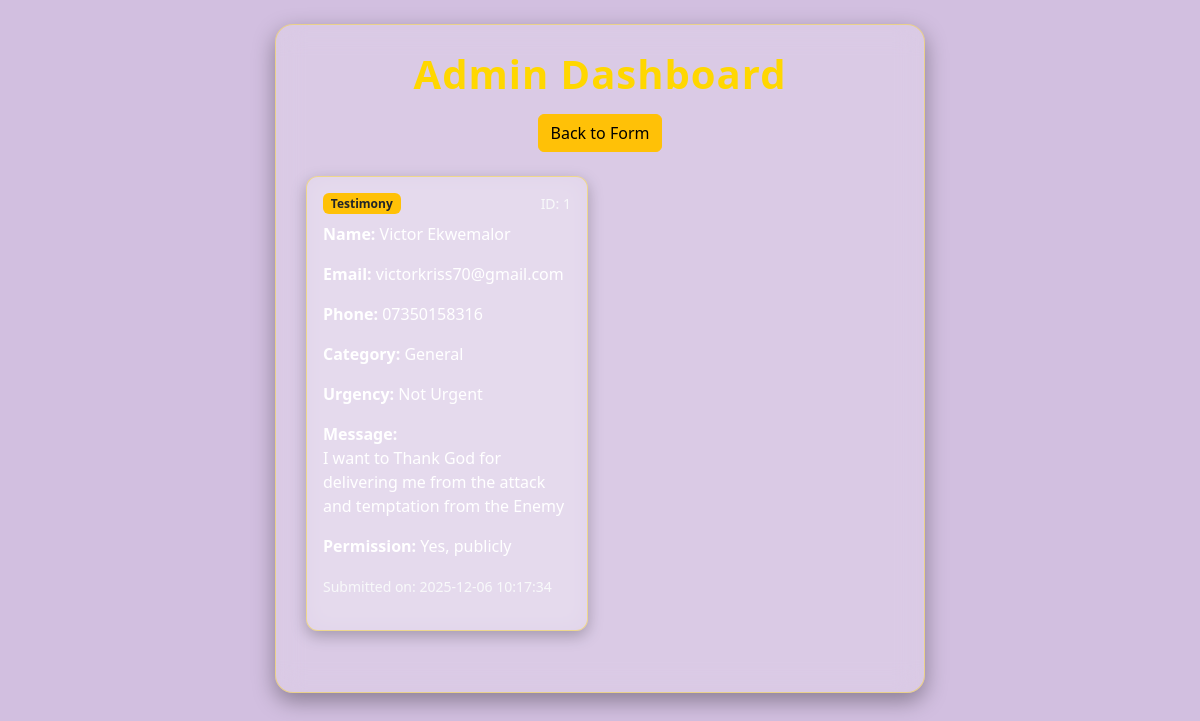
The page /admin on the database its author committed.
### tables this page shows
CREATE TABLE messages (
            id INTEGER PRIMARY KEY AUTOINCREMENT,
            type TEXT,
            name TEXT,
            email TEXT,
            phone TEXT,
            category TEXT,
            urgency TEXT,
            message TEXT NOT NULL,
            permission TEXT,
            created_at TIMESTAMP DEFAULT CURRENT_TIMESTAMP
        );

### app.py (the view)
@app.route("/admin", methods=["GET"])
def admin():
    conn = sqlite3.connect(DB_NAME)
    c = conn.cursor()
    c.execute("""
        SELECT id, type, name, email, phone, category, urgency, message, permission, created_at
        FROM messages ORDER BY created_at DESC
    """)
    messages = c.fetchall()
    conn.close()
    return render_template("admin.html", messages=messages)

### templates/admin.html (shortened to what this page needs)
<!DOCTYPE html>
<html lang="en">
<head>
    <link href="https://cdn.jsdelivr.net/npm/bootstrap@5.3.2/dist/css/bootstrap.min.css" rel="stylesheet">
    <link rel="stylesheet" href="{{ url_for('static', filename='style.css') }}">
    <link href="https://cdn.jsdelivr.net/npm/bootstrap@5.3.2/dist/css/bootstrap.min.css" rel="stylesheet">
    <link rel="stylesheet" href="{{ url_for('static', filename='style.css') }}">
</head>
<body>
<div class="container mt-4 mb-5">
    <h1 class="text-center mb-3">Admin Dashboard</h1>
    <div class="text-center mb-4">
        <a href="/" class="btn btn-warning">Back to Form</a>
    </div>
    {% if messages %}
        <div class="row">
            {% for msg in messages %}
            <div class="col-md-6 mb-4">
                <div class="card p-3">
                    <div class="d-flex justify-content-between align-items-center mb-2">
                        <span class="badge bg-warning text-dark">{{ msg[1] }}</span>
                        <small class="text-light">ID: {{ msg[0] }}</small>
                    </div>
                    <p><strong>Name:</strong> {{ msg[2] or "Anonymous" }}</p>
                    <p><strong>Email:</strong> {{ msg[3] or "N/A" }}</p>
                    <p><strong>Phone:</strong> {{ msg[4] or "N/A" }}</p>
                    <p><strong>Category:</strong> {{ msg[5] }}</p>
                    <p><strong>Urgency:</strong> {{ msg[6] }}</p>
                    <p><strong>Message:</strong><br>{{ msg[7] }}</p>
                    <p><strong>Permission:</strong> {{ msg[8] }}</p>
                    <p><small class="text-light">Submitted on: {{ msg[9] }}</small></p>
                </div>
            </div>
            {% endfor %}
        </div>
    {% else %}
        <p class="text-center">No messages yet.</p>
    {% endif %}
</div>
</body>
</html>

### static/style.css (style rules this page uses)
body { font-family: system-ui, -apple-system, BlinkMacSystemFont, "Segoe UI", sans-serif; margin: 0; padding: 0; background-image: url('/static/templates/images/ivan-sabayuki-ZB7PHTn0Zvk-unsplash.jpg'); background-size: cover; background-position: center; background-repeat: no-repeat; background-color: rgba(75, 0, 130, 0.25); background-blend-mode: overlay; color: white; }
.container { max-width: 650px; margin: 50px auto; background: rgba(255, 255, 255, 0.18); padding: 25px 30px; border-radius: 18px; backdrop-filter: blur(14px); border: 1px solid rgba(255, 215, 0, 0.4); box-shadow: 0 8px 22px rgba(0, 0, 0, 0.35); animation: fadeIn 1.2s ease; color: white; }
h1, h2 { text-align: center; color: gold; margin-bottom: 15px; font-weight: 700; letter-spacing: 1px; }
::placeholder { color: #8b66c4; }
.message-item, .card { background: rgba(255, 255, 255, 0.16); border-radius: 12px; padding: 15px 18px; margin-bottom: 12px; border: 1px solid rgba(255, 215, 0, 0.4); backdrop-filter: blur(12px); box-shadow: 0 5px 15px rgba(0, 0, 0, 0.25); color: white; }

### rows shown on the page
messages: type "Testimony", id "1", name "Victor Ekwemalor", email "victorkriss70@gmail.com", phone "07350158316", category "General", urgency "Not Urgent", message "I want to Thank God for delivering me from the attack and temptation from the Enemy", permission "Yes, publicly", created_at "2025-12-06 10:17:34"
